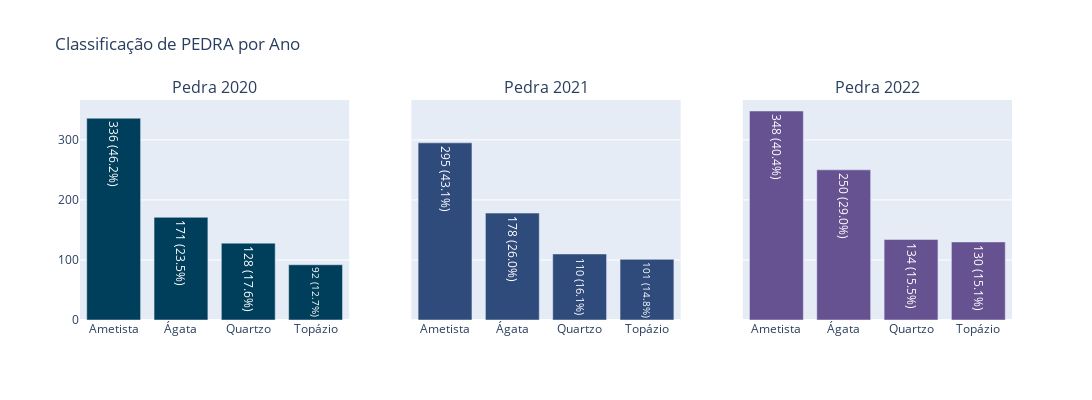

This figure's notebook cell:
### Code cell
anos = ['2020', '2021', '2022']

for i, ano in enumerate(anos, start=1):
    data_ano = pedra[pedra['ANO']==ano]

    if data_ano.empty:
        print(f"Nenhum dado válido encontrado para o ano {ano}")
        continue

    valores = data_ano['VALOR'].value_counts()
    total = valores.sum()

    fig.add_trace(
        go.Bar(x=valores.index, y=valores.values, name=f'Ano {ano}',
               text=[f"{v} ({v / total:.1%})" for v in valores.values], textposition='auto'),
               row=1, col=i
    )

fig.update_layout(
    title="Classificação de PEDRA por Ano",
    height=400,
    width=1200,
    showlegend=False
)

fig.show()

### Figure 1 — Plotly figure (JSON) as saved in the notebook; plotly's stock layout.template omitted (floating-point values rounded to 4 significant figures)
{"data": [{"name": "Ano 2020", "text": ["336 (46.2%)", "171 (23.5%)", "128 (17.6%)", "92 (12.7%)"], "textposition": "auto", "type": "bar", "x": ["Ametista", "Ágata", "Quartzo", "Topázio"], "xaxis": "x", "y": [336, 171, 128, 92], "yaxis": "y"}, {"name": "Ano 2021", "text": ["295 (43.1%)", "178 (26.0%)", "110 (16.1%)", "101 (14.8%)"], "textposition": "auto", "type": "bar", "x": ["Ametista", "Ágata", "Quartzo", "Topázio"], "xaxis": "x2", "y": [295, 178, 110, 101], "yaxis": "y2"}, {"name": "Ano 2022", "text": ["348 (40.4%)", "250 (29.0%)", "134 (15.5%)", "130 (15.1%)"], "textposition": "auto", "type": "bar", "x": ["Ametista", "Ágata", "Quartzo", "Topázio"], "xaxis": "x3", "y": [348, 250, 134, 130], "yaxis": "y3"}], "layout": {"annotations": [{"font": {"size": 16}, "showarrow": false, "text": "Pedra 2020", "x": 0.1444, "xanchor": "center", "xref": "paper", "y": 1, "yanchor": "bottom", "yref": "paper"}, {"font": {"size": 16}, "showarrow": false, "text": "Pedra 2021", "x": 0.5, "xanchor": "center", "xref": "paper", "y": 1, "yanchor": "bottom", "yref": "paper"}, {"font": {"size": 16}, "showarrow": false, "text": "Pedra 2022", "x": 0.8556, "xanchor": "center", "xref": "paper", "y": 1, "yanchor": "bottom", "yref": "paper"}], "height": 400, "showlegend": false, "title": {"text": "Classificação de PEDRA por Ano"}, "width": 1200, "xaxis": {"anchor": "y", "domain": [0, 0.2889]}, "xaxis2": {"anchor": "y2", "domain": [0.3556, 0.6444]}, "xaxis3": {"anchor": "y3", "domain": [0.7111, 1]}, "yaxis": {"anchor": "x", "domain": [0, 1]}, "yaxis2": {"anchor": "x2", "domain": [0, 1], "matches": "y", "showticklabels": false}, "yaxis3": {"anchor": "x3", "domain": [0, 1], "matches": "y", "showticklabels": false}}}
